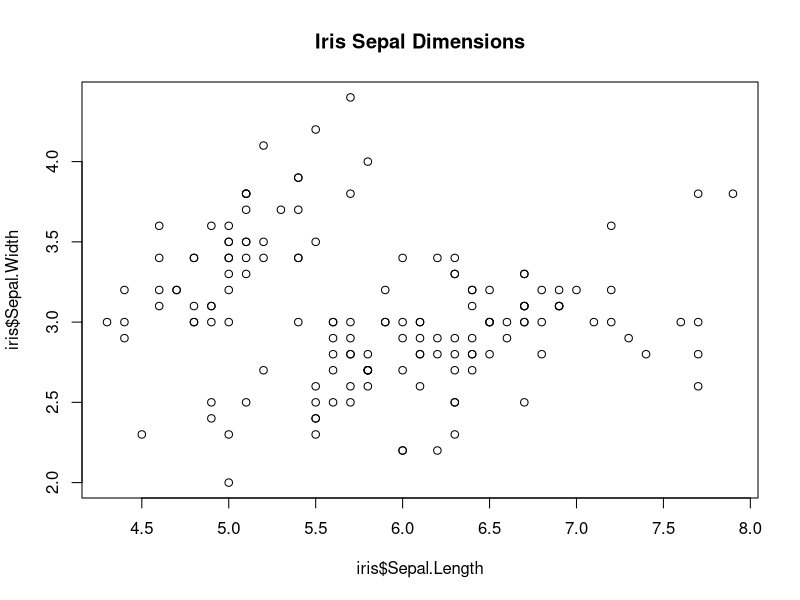

The R source for this figure:
# Initial data exploration for iris dataset 
data(iris)     
summary(iris)
plot(iris$Sepal.Length, iris$Sepal.Width, main="Iris Sepal Dimensions")
